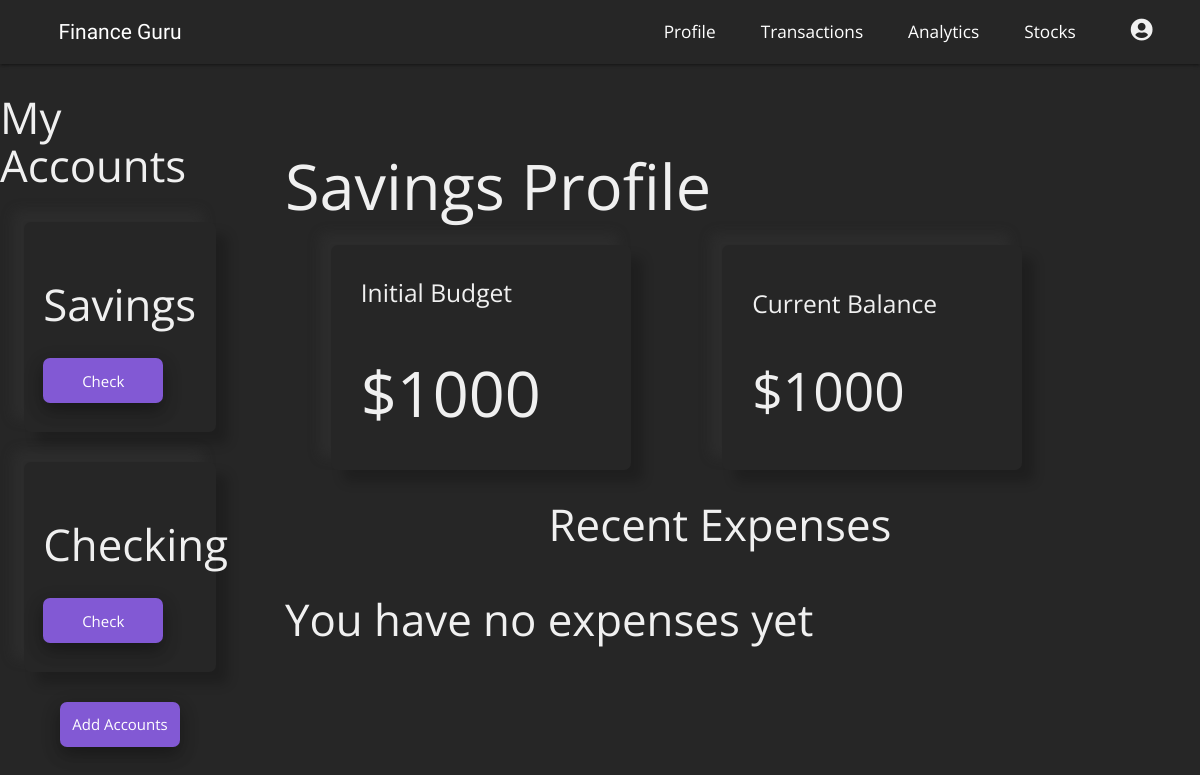
The page /savings (signed in) on the database its author committed.
### budget/models.py (models this page shows, shortened)
class Project(models.Model):
    name = models.CharField(max_length=100)
    slug = models.SlugField(max_length=100, unique=True, blank=True)
    budget = models.IntegerField()
    def budget_left(self):
        expense_list = Expense.objects.filter(project=self)
        income_list = Income.objects.filter(project=self)
        total_expense_amount = 0
        total_income_amount = 0
        for expense in expense_list:
            total_expense_amount += expense.amount
        for income in income_list:
            total_income_amount += income.amount
        return self.budget - total_expense_amount + total_income_amount

### budget/views.py (the view)
# urls.py: path('<slug:project_slug>', views.profile, name = 'profile'),
@login_required()
def profile(request, project_slug):
    project = get_object_or_404(Project, slug=project_slug)
    project_list = Project.objects.all()
    return render(request, 'budget/profile.html', {
        'project': project,
        'project_list': project_list,
        'expense_list': project.expenses.all(),
    })

### budget/templates/budget/profile.html
{% extends 'budget/base.html' %}
{% block content %}
{% include "budget/header.html" %}
<div class = "profile-section">
    <h1 class = "page-header">{{ project.name }} Profile</h1>
    <section class="profile-stats">
        <div class = "stat-card">
            <div class="stat-card-content">
                <h5>Initial Budget</h6>
                <h1>${{ project.budget }}</h1>
            </div>
        </div>
        <div class = "stat-card">
            <div class="stat-card-content">
                <h5>Current Balance</h6>
                {% if project.budget_left > 0 %}
                    <h2>${{ project.budget_left }}</h2>
                {% elif project.budget_left == 0 %}
                    <h2>${{ project.budget_left }}</h2>
                {% else %}
                    <h2>${{ project.budget_left }}</h2>
                {% endif %}
            </div>
        </div>
    </section>
    <section class = "section-expenses">
        <h3>Recent Expenses</h3>
        <ul class="expense-list">
            {% for expense in expense_list %}
            <li>
                <div class="expense-col">
                    <span>{{ expense.title }}</span>
                </div>
                <div class="expense-col">
                    <span>${{ expense.amount }}</span>
                </div>
                <div class="expense-col">
                    <span>{{ expense.date }}</span>
                </div>
                <div class="expense-col category">
                    <span>{{ expense.category }}</span>
                </div>
            </li>
            {% empty %}
            <div class = "">
                <h3>You have no expenses yet</h3>
            </div>
            {% endfor %}
        </ul>
    </section>
</div>
{% endblock %}

### budget/templates/budget/header.html (shortened to what this page needs)
{% extends 'budget/base.html' %}
{% load static %}
{% block content %}
<nav class = 'nav-dec'>
    <a href="{% url 'list' %}" class = "logo">
        <p>Finance Guru</p>
    </a>
    <div class = "nav-links">
        <a href="{% url 'profile' project.slug %}">Profile</a>
        <a href="{% url 'transactions' project.slug %}">Transactions</a>
        <a href="{% url 'analytics' project.slug %}">Analytics</a>
        <a href="{% url 'stocks' project.slug %}">Stocks</a>
        <div class="dropdown">
            <i class="fas fa-user-circle dropbtn"></i>
        </div>
    </div>
</nav>
<div class = 'left-nav'>
    <h3>My Accounts</h3>
    <div class="project-list">
        {% for project in project_list %}
            <div class="project-card">
                <div class="project-card-content">
                    <h3>{{ project.name }}</h3>
                    <a href="{% url 'profile' project.slug %}" class="account-button">Check</a>
                </div>
            </div>
        {% endfor %}
    </div>
    <a href="../add" class="account-button">
        <span>Add Accounts</span>
    </a>
</div>
{% endblock %}

### budget/static/css/styles.css (style rules this page uses)
* { box-sizing: border-box; margin: 0; padding: 0; }
html { background-color: #262626; }
body { color: rgb(240, 240, 240); font-family: 'Open Sans', sans-serif; }
h1 { font-size: 3rem; }
.nav-dec { background-color: #262626; display: flex; justify-content: space-between; align-items: center; width: 100%; margin-right: 2rem; }
.logo { display: flex; justify-content: space-around; align-items: center; width: 15%; margin-left: 2rem; z-index: 100; }
.logo p { font-size: 1.4rem; font-family: 'Readex Pro', sans-serif; font-stretch: expanded; }
.nav-links { display: flex; justify-content: center; align-items: center; z-index: 99; }
.nav-links a, .nav-links i { margin: 0 1.5rem; font-size: 1.15rem; }
.nav-links .dropdown { display: flex; flex-direction: column; justify-content: center; align-items: center; position: relative; display: inline-block; margin-right: 1rem; }
.nav-links .dropbtn { color: rgb(240, 240, 240); border: none; cursor: pointer; padding: 10px; font-size: 1.5rem; }
.left-nav { display: flex; flex-direction: column; justify-content: center; align-items: center; width: 20%; position: absolute; }
.left-nav .project-list { width: 100%; display: flex; flex-direction: column; justify-content: center; align-items: center; margin-bottom: 1rem; }
.left-nav .project-card { display: flex; justify-content: center; align-items: center; width: 80%; height: 14rem; background-color:#262626; box-shadow: -12px -12px 12px 0 rgba(58, 58, 58, 0.3),12px 12px 12px 0 rgba(0,0,0,.2); border-radius: 7px; margin: 1rem 0; }
.left-nav .project-card-content { display: flex; flex-direction: column; justify-content: center; align-items: flex-start; width: 80%; }
.left-nav .project-card h3 { margin-bottom: 2rem; }
.account-button { display: flex; justify-content: center; align-items: center; background-color: rgba(153, 102, 255, 0.8); outline: none; width: 8rem; height: 3rem; border: none; border-radius: 7px; color:rgb(255, 255, 255); transition: 0.3s ease; box-shadow: 0 8px 16px 0 rgba(0,0,0,0.2), 0 6px 20px 0 rgba(0,0,0,0.19); }
.profile-section { display: flex; flex-direction: column; position: relative; left: 20%; width: 80%; padding: 3rem; overflow: hidden; }
.profile-section .profile-stats { display: flex; justify-content: space-around; align-items: center; width: 90%; }
.profile-section .stat-card { display: flex; justify-content: center; align-items: center; background-color: #262626; box-shadow: -12px -12px 12px 0 rgba(58, 58, 58, 0.3),12px 12px 12px 0 rgba(0,0,0,.2); border-radius: 7px; width: 20rem; height: 15rem; }
.stat-card-content { display: flex; flex-direction: column; justify-content: center; align-items: space-around; width: 80%; }
.section-expenses { width: 100%; display: flex; flex-direction: column; justify-content: center; align-items: center; }
.section-expenses .expense-list { width: 100%; }

### rows shown on the page
Project: name "Savings", budget "1000", budget_left "1000"
Project: name "Checking"
